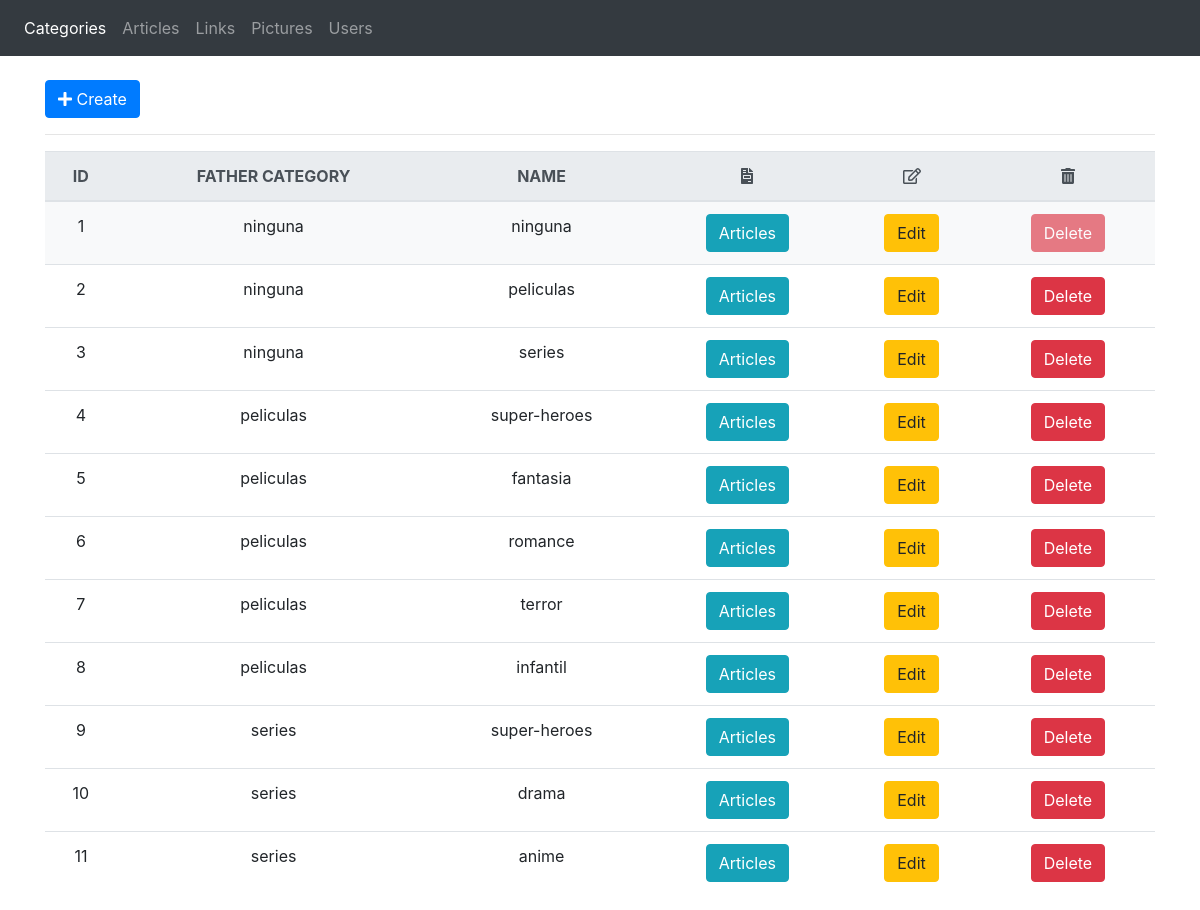
Page /?c=category on the committed database.
### tables this page shows
CREATE TABLE CMS_CATEGORIES (
  category_father_id int(30) DEFAULT NULL,
  category_id int(30) NOT NULL AUTO_INCREMENT,
  name varchar(50) DEFAULT NULL,
  PRIMARY KEY (category_id)
);

### app/controller/category.controller.php (called while the page is built, shortened)
<?php
require_once (Settings::PATH['models'].'/category.model.php');
class CategoryController {
    private $categoryModel;
    public function __CONSTRUCT() {
        $this->categoryModel = new Category();
    }
    public function index() {
        $categories = $this->getAll();
        require_once (Settings::PATH['views'].'/category/category.php');
    }
    public function getAll() {
        return $this->categoryModel->getAll();
    }
}

### app/core/db.conf.php (called while the page is built)
<?php
class Database {
    public static function StartUp() {
        $pdo = new PDO(
            "mysql:host=".Settings::DB['host'].";
            dbname=".Settings::DB['name'].";
            charset=utf8",
            Settings::DB['user'],
            Settings::DB['pass']
        );
        $pdo->setAttribute(PDO::ATTR_ERRMODE, PDO::ERRMODE_EXCEPTION);
        return $pdo;
    }
}

### app/model/category.model.php (called while the page is built, shortened)
<?php
require_once (Settings::PATH['entities'].'/category.entity.php');
class Category {
	private $pdo;
	public function __CONSTRUCT() {
		try {
			$this->pdo = Database::StartUp();
		}
		catch(Exception $e) {
			die($e->getMessage());
		}
	}
	public function getAll() {
		try {
			$sql = "SELECT * FROM CMS_CATEGORIES";
			$stm = $this->pdo->prepare($sql);
			$stm->execute();
			return $stm->fetchAll(PDO::FETCH_CLASS, 'CategoryEntity');
		}
		catch(Exception $e) {
			die($e->getMessage());
		}
	}
}

### app/entity/category.entity.php (called while the page is built, shortened)
<?php
class CategoryEntity {
	private $id;
	private $idCategoryFather;
	private $name;
	private $category_id;
	private $category_father_id;
	public function __CONSTRUCT() {
		try {
			$this->id = (int) $this->category_id;
			$this->idCategoryFather = (int) $this->category_father_id;
		}
		catch(Exception $e) {
			die($e->getMessage());
		}
	}
	public function getId() {
		return $this->id;
	}
	public function getIdCategoryFather() {
		return $this->idCategoryFather;
	}
	public function getName() {
		return $this->name;
	}
}

### app/view/category/category.php (the view)
<a class="btn btn-primary text-center" href="?c=category&a=create"><i class="fas fa-plus"></i> Create</a>
<hr/>
<table class="table table-hover">
    <thead class="thead-light">
        <th class="text-center">ID</th><th class="text-center">FATHER CATEGORY</th><th class="text-center">NAME</th>
        <th class="text-center"><i class="fas fa-file-invoice"></i></th>
        <th class="text-center"><i class="far fa-edit"></i></th>
        <th class="text-center"><i class="fas fa-trash-alt"></i></th>
    </thead>
    <?php foreach($categories as $category): ?>
        <tr class="<?php if ($category->getId() < 2) echo 'bg-light'?>">
            <td class="text-center"><?php echo $category->getId(); ?></td>
            <?php foreach($categories as $categoryFather): ?>
                <?php if ($categoryFather->getId() == $category->getIdCategoryFather()) echo "<td class='text-center'>".$categoryFather->getName()."</td>"; ?>
            <?php endforeach; ?>
            <td class="text-center"><?php echo $category->getName(); ?></td>
            <td class="text-center">
                <a class="btn btn-info" href="?c=article&a=list&idCategory=<?php echo $category->getId(); ?>">Articles</a>
            </td>
            <td class="text-center">
                <a class="btn btn-warning" href="?c=category&a=edit&id=<?php echo $category->getId(); ?>">Edit</a>
            </td>
            <td class="text-center">
                <a class="btn btn-danger <?php if ($category->getId() < 2) echo 'disabled'?>" onclick="javascript:return confirm('Do you want delete this category?');" href="?c=category&a=delete&id=<?php echo $category->getId(); ?>">Delete</a>
            </td>
        </tr>
    <?php endforeach; ?>
</table>

### app/view/layouts/header.php (shortened to what this page needs)
<!DOCTYPE html>
<html lang="es">
	<head>
		<link href="./assets/plugins/bootstrap-4.1.3-dist/css/bootstrap.min.css" rel="stylesheet">
        <link href="./assets/plugins/fontawesome-5.4.1/css/all.min.css" rel="stylesheet">
	</head>
    <body>
		<header>
			<nav class="navbar navbar-expand-lg navbar-dark bg-dark">
				<div class="navbar-nav">
					<a class="nav-item nav-link <?php if ($_REQUEST['c'] == 'category') echo 'active'; ?>" href="?c=category">Categories</a>
					<a class="nav-item nav-link <?php if ($_REQUEST['c'] == 'article') echo 'active'; ?>" href="?c=article">Articles</a>
					<a class="nav-item nav-link <?php if ($_REQUEST['c'] == 'link') echo 'active'; ?>" href="?c=link">Links</a>
					<a class="nav-item nav-link <?php if ($_REQUEST['c'] == 'picture') echo 'active'; ?>" href="?c=picture">Pictures</a>
					<a class="nav-item nav-link <?php if ($_REQUEST['c'] == 'user') echo 'active'; ?>" href="?c=user">Users</a>
				</div>
			</nav>
		</header>
		<div class="container">
		<br>

### index.php (shortened to what this page needs)
<?php
require_once (Settings::PATH['core'].'/db.conf.php');
$controller = 'home';
require_once (Settings::PATH['views'].'/layouts/header.php');
if(!isset($_REQUEST['c'])) {
    require_once (Settings::PATH['controllers']."/$controller.controller.php");
    $controller = ucwords($controller) . 'Controller';
    $controller = new $controller;
    $controller->index();
}
else {
    $action = isset($_REQUEST['a']) ? $_REQUEST['a'] : 'index';
    $controller = new $controller;
    call_user_func(array($controller, $action));
}
require_once (Settings::PATH['views']."/layouts/footer.php");

### app/view/layouts/footer.php (shortened to what this page needs)
        </div>
    </body>
</html>

### rows in the picture
cms_categories: category_id "1", name "ninguna"
cms_categories: category_id "2", name "peliculas"
cms_categories: category_id "3", name "series"
cms_categories: category_id "4", name "super-heroes"
cms_categories: category_id "5", name "fantasia"
cms_categories: category_id "6", name "romance"
cms_categories: category_id "7", name "terror"
cms_categories: category_id "8", name "infantil"
cms_categories: category_id "9", name "super-heroes"
cms_categories: category_id "10", name "drama"
cms_categories: category_id "11", name "anime"
